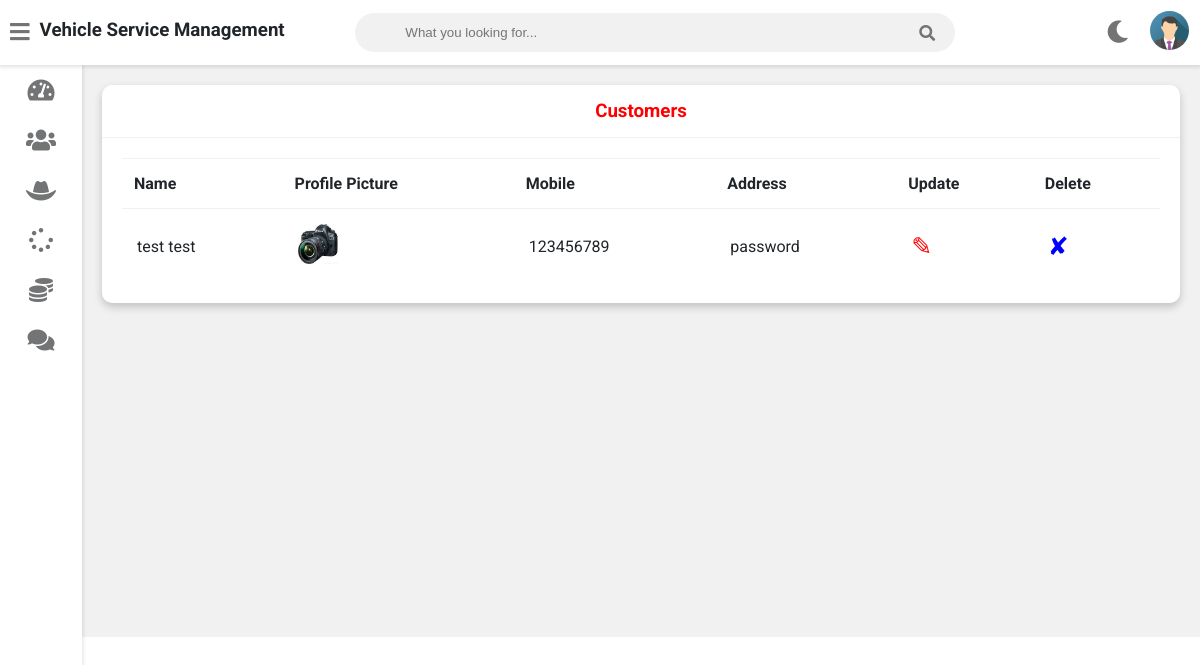
Page /admin-view-customer (signed in) on the committed database.
### vehicle/models.py (models this page shows, shortened)
class Customer(models.Model):
    user=models.OneToOneField(User,on_delete=models.CASCADE)
    profile_pic= models.ImageField(upload_to='profile_pic/CustomerProfilePic/',null=True,blank=True)
    address = models.CharField(max_length=40)
    mobile = models.CharField(max_length=20,null=False)
    @property
    def get_name(self):
        return self.user.first_name+" "+self.user.last_name

### vehicle/views.py (the view)
# urls.py: path('admin-view-customer',views.admin_view_customer_view,name='admin-view-customer'),
@login_required(login_url='adminlogin')
def admin_view_customer_view(request):
    customers=models.Customer.objects.all()
    return render(request,'vehicle/admin_view_customer.html',{'customers':customers})

### templates/vehicle/admin_view_customer.html
{% extends 'vehicle/adminbase.html' %}
{% block content %}
{% load static %}
	<div class="wrapper">
		<div class="row">
			<div class="col-12 col-m-12 col-sm-12">
				<div class="card">
					<div class="card-header">
						<h3 style="color:red; text-align:center" >Customers
						</h3>
					</div>
					<div class="card-content">
						<table>
							<thead>
                <tr>
                  <th>Name</th>
                  <th>Profile Picture</th>
                  <th>Mobile</th>
                  <th>Address</th>
                  <th>Update</th>
                  <th>Delete</th>
                </tr>
							</thead>
							<tbody>
              {% for c in customers %}
                <tr>
                  <td> {{c.get_name}}</td>
                  <td> <img src="{% static c.profile_pic.url %}" alt="Profile Pic" height="40px" width="40px" /></td>
                  <td>{{c.mobile}}</td>
                  <td>{{c.address}}</td>
                  <td><a  style="color:red; text-decoration:none;font-size:25px;" href="{% url 'update-customer' c.id  %}">&#9998;</a></td>
                  <td><a style="color:blue; text-decoration:none;font-size:25px;"href="{% url 'delete-customer' c.id  %}">&#10008;</a></td>
                </tr>
                {% endfor %}
							</tbody>
						</table>
					</div>
				</div>
			</div>
		</div>
<br><br><br><br><br><br><br><br><br><br><br><br><br><br><br><br>
	</div>
{% endblock content %}

### static/style.css (style rules this page uses)
:root { --primary-color: #4834d4; --success-color: #6ab04c; --warning-color: #f0932b; --danger-color: #eb4d4b; --light-color: #212529; --light-second-color: #727475; --light-background: #ffffff; --light-second-background: #f1f1f1; --dark-color: #909090; --dark-second-color: #f5f6fa; --dark-background: #23242D; --dark-second-background: #181818; }
.light { --main-bg-color: var(--light-background); --second-bg-color: var(--light-second-background); --main-color: var(--light-color); --second-color: var(--light-second-color); }
* { box-sizing: border-box; }
body { font-family: 'Roboto', sans-serif; background: var(--main-bg-color); color: var(--main-color); margin: 0; }
.wrapper { padding: 10px; margin-left: 82px; padding-top: 75px; background: var(--second-bg-color); transition: margin-left .5s; }
.row { display: flex; flex-wrap: wrap; flex-direction: row; }
.row:after, .row:before { box-sizing: border-box; }
[class*="col-"] { padding: 10px; }
@media only screen and (min-width: 600px) { .col-sm-12 { width: 100%; } }
@media only screen and (min-width: 768px) { .col-m-12 { width: 100%; } }
@media only screen and (min-width: 992px) { .col-12 { width: 100%; } }
.card { background: var(--main-bg-color); color: var(--main-color); border-radius: 10px; margin-bottom: 10px; box-shadow: 0 4px 8px 0 rgba(0,0,0,0.2); }
.card-header { padding: 15px 30px; border-bottom: 1px solid var(--second-bg-color); position: relative; }
.card-header h3 { margin: 0; }
.card-content { padding: 20px; overflow-x: auto; }
table { border-collapse: collapse; width: 100%; }
table td { border-top: 1px solid var(--second-bg-color); padding: 15px; }
table th { border-top: 1px solid var(--second-bg-color); border-bottom: 1px solid var(--second-bg-color); padding: 15px 12px; text-align: left; }

### rows in the picture
Customer: get_name "test test", profile_pic (picture), mobile "123456789", address "password"
